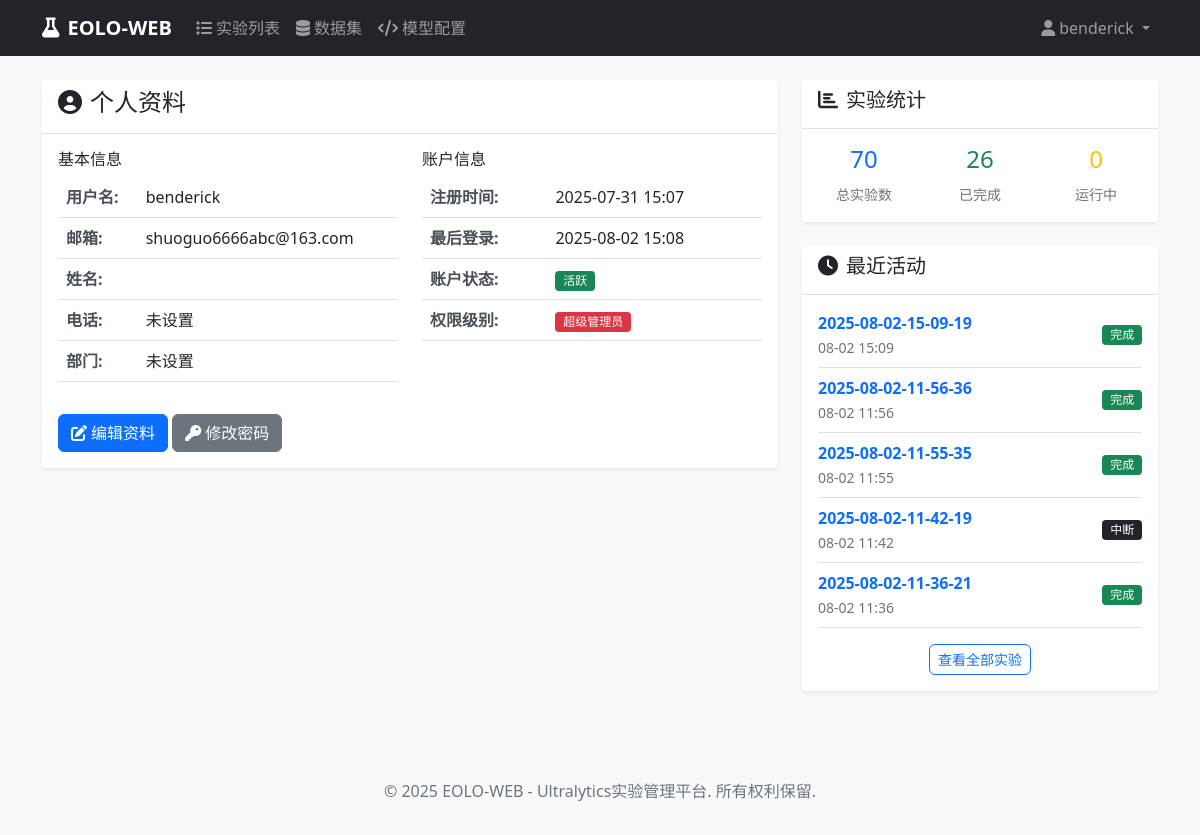
The page /accounts/profile/ (signed in) on the database as committed earlier.
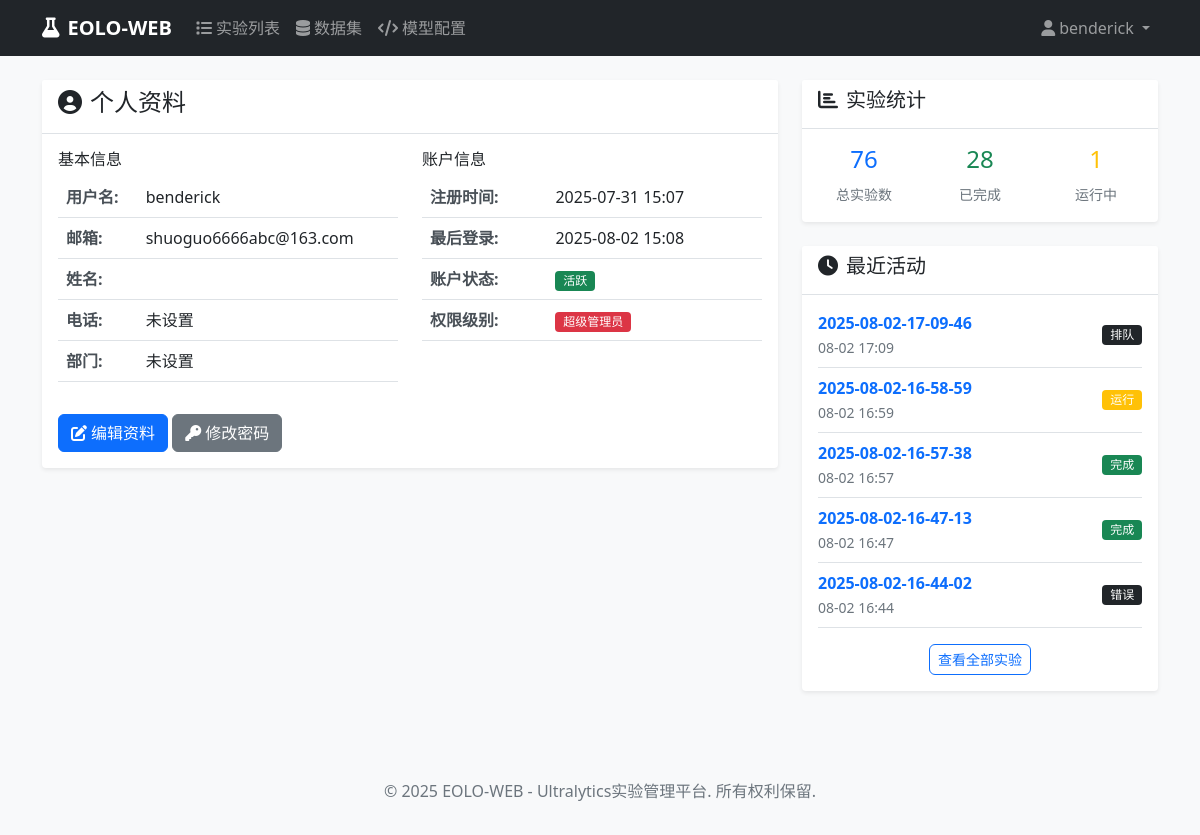
The same page on the database as committed later.
### experiments/models.py (models this page shows, shortened)
class Experiment(models.Model):
    EXPERIMENT_STATUS_CHOICES = [
        ('pending', '待启动'),
        ('queued', '排队'),
        ('running', '运行'),
        ('interrupted', '中断'),
        ('error', '错误'),
        ('completed', '完成'),
    ]
    TASK_TYPE_CHOICES = [
        ('detect', '目标检测'),
        ('segment', '实例分割'),
        ('classify', '图像分类'),
        ('pose', '姿态估计'),
        ('track', '目标跟踪'),
    ]
    name = models.CharField(max_length=200, verbose_name="实验名称")
    description = models.TextField(blank=True, null=True, verbose_name="实验描述")
    user = models.ForeignKey(User, on_delete=models.CASCADE, verbose_name="创建用户")
    task_type = models.CharField(max_length=20, choices=TASK_TYPE_CHOICES, default='detect', verbose_name="任务类型")
    model_configs = models.TextField(blank=True, null=True, verbose_name="模型配置", help_text="逗号分隔的模型配置路径")
    setting_config = models.CharField(max_length=200, blank=True, null=True, verbose_name="参数配置", help_text="参数配置文件路径")
    dataset = models.CharField(max_length=200, default='', verbose_name="数据集名称")
    epochs = models.IntegerField(default=100, verbose_name="训练轮数")
    batch_size = models.IntegerField(default=16, verbose_name="批量大小")
    device = models.CharField(max_length=20, default='auto', verbose_name="设备")
    SCALE_CHOICES = [
        ('n', 'Nano'),
        ('s', 'Small'),
        ('m', 'Medium'),
        ('l', 'Large'),
        ('x', 'Extra Large'),
    ]
    scale = models.CharField(max_length=1, choices=SCALE_CHOICES, default='n', verbose_name="尺寸")
    group = models.CharField(max_length=100, blank=True, null=True, verbose_name="分组")
    exp_timestamp = models.CharField(max_length=50, blank=True, null=True, verbose_name="实验时间戳")
    project_name = models.CharField(max_length=100, blank=True, null=True, verbose_name="项目名称")
    status = models.CharField(max_length=20, choices=EXPERIMENT_STATUS_CHOICES, default='pending', verbose_name="状态")
    command = models.TextField(blank=True, null=True, verbose_name="生成的命令")
    created_at = models.DateTimeField(auto_now_add=True, verbose_name="创建时间")
    updated_at = models.DateTimeField(auto_now=True, verbose_name="更新时间")
    started_at = models.DateTimeField(blank=True, null=True, verbose_name="开始时间")
    completed_at = models.DateTimeField(blank=True, null=True, verbose_name="完成时间")
    log_file = models.CharField(max_length=500, blank=True, null=True, verbose_name="日志文件")
    result_file = models.CharField(max_length=500, blank=True, null=True, verbose_name="结果文件")
    error_message = models.TextField(blank=True, null=True, verbose_name="错误信息")
    class Meta:
        verbose_name = "实验"
        verbose_name_plural = "实验"
        ordering = ['-created_at']

### accounts/views.py (the view)
# urls.py: path('profile/', views.profile_view, name='profile'),
@login_required
def profile_view(request):
    user = request.user
    total_experiments = user.experiment_set.count()
    completed_experiments = user.experiment_set.filter(status='completed').count()
    running_experiments = user.experiment_set.filter(status='running').count()
    recent_experiments = user.experiment_set.all()[:5]
    context = {
        'user': user,
        'total_experiments': total_experiments,
        'completed_experiments': completed_experiments,
        'running_experiments': running_experiments,
        'recent_experiments': recent_experiments,
    }
    return render(request, 'accounts/profile.html', context)

### templates/accounts/profile.html (shortened to what the changed rows need)
{% extends 'base.html' %}
{% block content %}
<div class="row">
    <div class="col-md-8">
        <div class="card">
            <div class="card-body">
                <div class="row">
                    <div class="col-md-6">
                        <table class="table">
                            <tr>
                                <th>用户名:</th>
                            </tr>
                            <tr>
                                <th>邮箱:</th>
                            </tr>
                            <tr>
                                <th>姓名:</th>
                            </tr>
                            <tr>
                                <th>电话:</th>
                            </tr>
                            <tr>
                                <th>部门:</th>
                            </tr>
                        </table>
                    </div>
                    <div class="col-md-6">
                        <table class="table">
                            <tr>
                                <th>注册时间:</th>
                            </tr>
                            <tr>
                                <th>最后登录:</th>
                            </tr>
                            <tr>
                                <th>账户状态:</th>
                            </tr>
                            <tr>
                                <th>权限级别:</th>
                            </tr>
                        </table>
                    </div>
                </div>
            </div>
        </div>
    </div>
    <div class="col-md-4">
        <div class="card">
            <div class="card-body">
                <div class="row text-center">
                    <div class="col-4">
                        <h4 class="text-primary">{{ total_experiments }}</h4>
                        <small class="text-muted">总实验数</small>
                    </div>
                    <div class="col-4">
                        <h4 class="text-success">{{ completed_experiments }}</h4>
                        <small class="text-muted">已完成</small>
                    </div>
                    <div class="col-4">
                        <h4 class="text-warning">{{ running_experiments }}</h4>
                        <small class="text-muted">运行中</small>
                    </div>
                </div>
            </div>
        </div>
        <div class="card mt-3">
            <div class="card-body">
                {% if recent_experiments %}
                    {% for experiment in recent_experiments %}
                    <div class="d-flex justify-content-between align-items-center mb-2 pb-2 border-bottom">
                        <div>
                            <a href="{% url 'experiments:detail' experiment.pk %}" class="text-decoration-none">
                                <strong>{{ experiment.name }}</strong>
                            </a>
                            <br>
                            <small class="text-muted">{{ experiment.created_at|date:"m-d H:i" }}</small>
                        </div>
                        <span class="badge
                            {% if experiment.status == 'pending' %}bg-secondary
                            {% elif experiment.status == 'running' %}bg-warning
                            {% elif experiment.status == 'completed' %}bg-success
                            {% elif experiment.status == 'failed' %}bg-danger
                            {% else %}bg-dark
                            {% endif %}">{{ experiment.get_status_display }}</span>
                    </div>
                    {% endfor %}
                {% else %}
                <div class="text-center text-muted">
                    <i class="fas fa-flask fa-2x mb-2"></i>
                    <p>您还没有创建任何实验</p>
                    <a href="{% url 'experiments:create' %}" class="btn btn-sm btn-primary">创建第一个实验</a>
                </div>
                {% endif %}
            </div>
        </div>
    </div>
</div>
{% endblock %}

Rows that differ between the two databases and show on the page:
no longer on this page (row unchanged): Experiment: name "2025-08-02-15-09-19", created_at "08-02 15:09", status "完成"
no longer on this page (row unchanged): Experiment: name "2025-08-02-11-56-36", created_at "08-02 11:56", status "完成"
no longer on this page (row unchanged): Experiment: name "2025-08-02-11-55-35", created_at "08-02 11:55", status "完成"
no longer on this page (row unchanged): Experiment: name "2025-08-02-11-42-19", created_at "08-02 11:42", status "中断"
no longer on this page (row unchanged): Experiment: name "2025-08-02-11-36-21", created_at "08-02 11:36", status "完成"
added Experiment: name "2025-08-02-17-09-46", created_at "08-02 17:09", status "排队"
added Experiment: name "2025-08-02-16-58-59", created_at "08-02 16:59", status "运行"
added Experiment: name "2025-08-02-16-57-38", created_at "08-02 16:57", status "完成"
added Experiment: name "2025-08-02-16-47-13", created_at "08-02 16:47", status "完成"
added Experiment: name "2025-08-02-16-44-02", created_at "08-02 16:44", status "错误"
Other text that changed with them:
{{ total_experiments }}: "70" → "76"
{{ completed_experiments }}: "26" → "28"
{{ running_experiments }}: "0" → "1"
